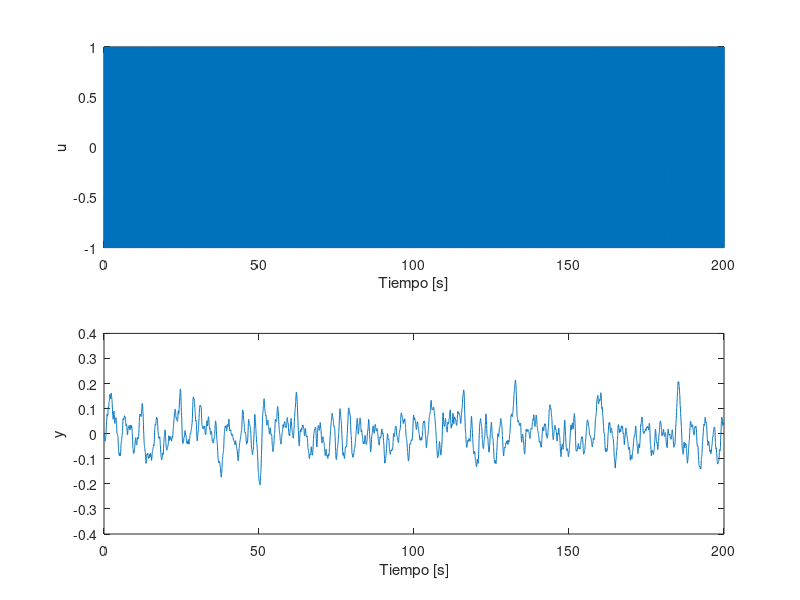
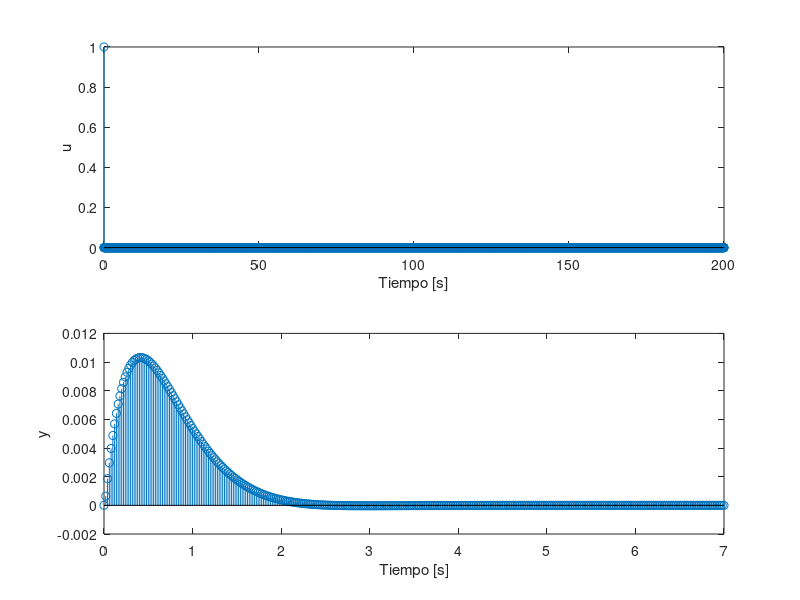

Recreate these plots in MATLAB, in order. (Note: this script raises an error after producing the figures.)
clear; clc, close all;

A = [0, 1; 0, -0.15/(33/1000)];
B = [0; 0.34 * 9.8];
C = [1, 0];
D = 0;

fs = 50;              % Frecuencia de muestreo [Hz]
Ts = 1/fs;            % Periodo de muestreo [s]


N = 10000; %Largo de la muestra a utilizar

t = (0:N-1)'*Ts; %Vector de tiempos

amplitud = 1; %Amplitud del ruido
rng(2); %Semilla para replicabilidad
u = amplitud*sign(randn(N,1)); %Señal de entrada: signo de una gaussiana

sys_c = ss(A,B,C,D);
controlador = tf(2);
sys_realimentado = feedback(sys_c, controlador);
sys_d = c2d(sys_realimentado,Ts,'zoh');

% Simular
y = lsim(sys_d,u,t);

% Graficar
figure;
subplot(2,1,1)
plot(t,u)
xlabel('Tiempo [s]')
ylabel('u')

subplot(2,1,2)
plot(t,y)
xlabel('Tiempo [s]')
ylabel('y')

%% Simulo rta al impulso

u_imp = zeros(N, 1);
u_imp(1) = 1;
h_real = lsim(sys_d, u_imp, t);

figure;
subplot(2,1,1)
stem(t,u_imp)
xlabel('Tiempo [s]')
ylabel('u')

subplot(2,1,2)
stem(t,h_real)
xlabel('Tiempo [s]')
xlim([0, 7]);
ylabel('y')

lags = 9999; %lags a considerar
[h_cor, R, ~] = cra([y, u], lags, 20, 0);
% R --> Matriz con autocovarianzas y covarianzas cruzadas
% R(1, :) --> indices de lag || R(2, :) --> R_yy || R(3, :) --> R_uu || R(4, :) -->
% R_yu ||

% Comparación con la respuesta al impulso del modelo
figure;
plot([h_real(1:lags) h_cor(1:lags)],'LineWidth',2);
xlim([0, 1000]);
grid;
legend('Respuesta al impulso','Estimación por correlación', 'Location', 'southeast')

figure;
cra(R);

%% Identificación no paramétrica en frecuencia

%ETFE: cociente de DFT´s
z = iddata(y,u,1);
H_etfe = etfe(z);

% Welch. Cociente de PSD´s
Pyu = cpsd(y,u);
Puu = pwelch(u);
H_welch = Pyu./Puu;
w_welch = (0:length(H_welch)-1)'*pi/length(H_welch);
H_welch  = frd(H_welch ,w_welch);

% Respuesta en frecuencia del correlograma
N = 256;
H_cor = fft(h_cor,N);
w_cor = (0:N-1)'*2*pi/N;
H_cor = frd(H_cor,w_cor);

figure
bode(w_cor,H_etfe,H_welch, H_cor, sys_c)
grid on;

ylim([-360, 360]);


legend('ETFE','Welch', 'Correlograma', 'Modelo')
title('Espectros')
h = findobj(gcf,'type','line');
set(h,'linewidth',2);
